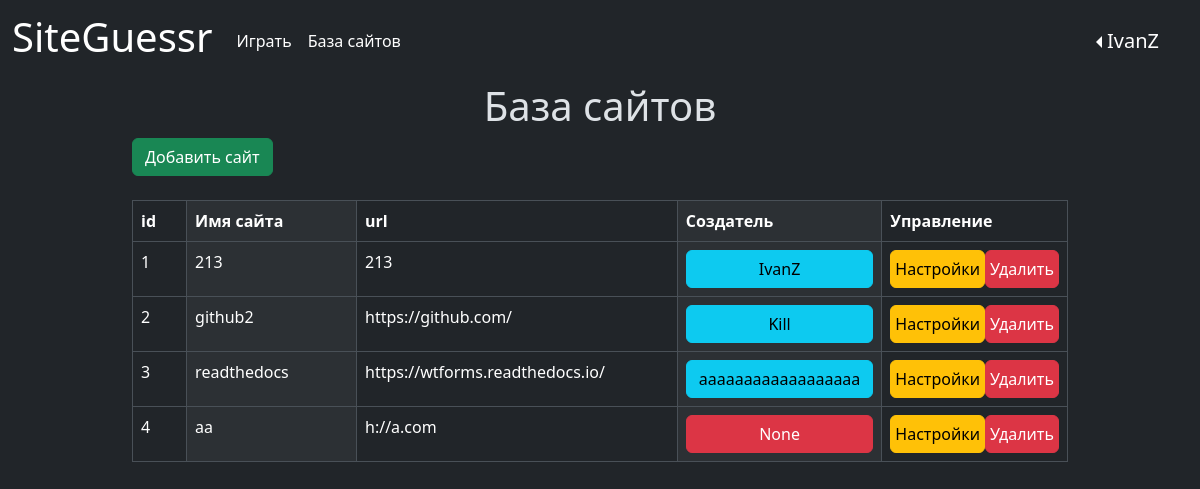
/websites (signed in), run on the app's committed database.
### data/users.py (models this page shows, shortened)
class User(SqlAlchemyBase, UserMixin, SerializerMixin):
    __tablename__ = 'user'
    id = sqlalchemy.Column(sqlalchemy.Integer,
                           primary_key=True, autoincrement=True)
    login = sqlalchemy.Column(sqlalchemy.String, unique=True, nullable=True)
    description = sqlalchemy.Column(sqlalchemy.String)  # описание
    role = sqlalchemy.Column(sqlalchemy.String, nullable=True, default="newbie")  # роль
    banned = sqlalchemy.Column(sqlalchemy.Boolean, nullable=True, default=False)  # бан
    created_date = sqlalchemy.Column(sqlalchemy.DateTime)
    modified_date = sqlalchemy.Column(sqlalchemy.DateTime)
    hashed_password = sqlalchemy.Column(sqlalchemy.String, nullable=True)
    statistic = orm.relationship("Statistic", back_populates='user', uselist=False)
    games = orm.relationship("Game", back_populates='user')
    website = orm.relationship("Website", back_populates='user')

### data/websites.py (models this page shows)
class Website(SqlAlchemyBase, SerializerMixin):
    __tablename__ = 'website'
    id = sqlalchemy.Column(sqlalchemy.Integer, primary_key=True, autoincrement=True)
    name = sqlalchemy.Column(sqlalchemy.String, nullable=True)
    url = sqlalchemy.Column(sqlalchemy.String)
    user_id = sqlalchemy.Column(sqlalchemy.Integer, sqlalchemy.ForeignKey("user.id"), nullable=True)
    user = orm.relationship('User')

### main.py (the view)
@app.route('/websites', methods=['GET', 'POST'])
@login_required
def websites():
    if not (current_user.role == 'admin' or (current_user.role == 'main admin' and current_user.banned != 1)):
        return redirect("/")
    db_sess = db_session.create_session()
    params = {"title": "База сайтов",
              "websites": [user for user in
                           db_sess.query(Website).join(User).all()]}
    return render_template("websites.html", **params)

### data/db_session.py (called while the page is built)
def create_session() -> Session:
    global __factory
    return __factory()

### main.py (called while the page is built)
@login_manager.user_loader
def load_user(user_id):
    db_sess = db_session.create_session()
    return db_sess.query(User).get(user_id)

### templates/websites.html
{% extends "base.html" %}
{% block content %}
<div class="main-body">
    <h1 class="text-center">{{ title }}</h1>
    {% if (current_user.role == "admin" or current_user.role == "main admin") and current_user.banned != 1: %}
    <div class="container">
        <a href="/website" class="btn btn-success">Добавить сайт</a>
    </div>
    <br>
    {% endif %}
    <div class="container">
        <table class="table table-striped-columns table-bordered ">
            <thead>
            <tr class="">
                <th class="col-1" scope="col">id</th>
                <th class="col-3" scope="col">Имя сайта</th>
                <th class="col-5" scope="col">url</th>
                <th class="col-1" scope="col">Создатель</th>
                <th class="col-1" scope="col">Управление</th>
            </tr>
            </thead>
            <tbody>
            {% for website in websites %}
            <tr class="-primary">
                <td>{{ loop.index }}</td>
                <td>{{ website.name }}</td>
                <td>{{ website.url }}</td>
                <td>
                    <div class="d-grid gap-2">
                        {% if website.user.banned == 0: %}
                        <a class="btn btn-info " href="/profile/{{ website.user.login }}"
                           role="button">
                            {{ website.user.login}}
                        </a>
                        {% else: %}
                        <a class="btn btn-danger " href="/profile/{{ website.user.login }}"
                           role="button">
                            {{ website.user.login}}
                        </a>
                        {% endif %}
                    </div>
                </td>
                <td>
                    {% if (website.user.login == current_user.login or current_user.role == "main admin") and
                    current_user.banned != 1 %}
                    <div class="">
                        <div class="d-flex">
                            <a class="btn btn-warning mx-auto d-grid px-1" href="/website/{{ website.id }}"
                               role="button">
                                Настройки
                            </a>
                            <a class="btn btn-danger mx-auto d-grid px-1" href="/website_delete/{{ website.id }}"
                               role="button">
                                Удалить
                            </a>
                        </div>
                    </div>
                    {% endif %}
                </td>
            </tr>
            {% endfor %}
            </tbody>
        </table>
    </div>
</div>
{% endblock %}

### templates/base.html (shortened to what this page needs)
<!DOCTYPE html>
<html lang="ru" data-bs-theme="dark">
<head>
    <link href="https://cdn.jsdelivr.net/npm/bootstrap@5.3.2/dist/css/bootstrap.min.css" rel="stylesheet"
>
    <link rel="stylesheet" type="text/css" href={{ url_for('static', filename='css/style.css') }} />
</head>
<body>
<header>
    <nav class="navbar navbar-expand">
        <div class="container-fluid">
            <a class="navbar-brand" href="/"><h1> SiteGuessr </h1></a>
            <div class="collapse navbar-collapse" id="navbarNav">
                <ul class="navbar-nav">
                    <li class="nav-item">
                        <a class="nav-link active" aria-current="page" href="/game">Играть</a>
                    </li>
                </ul>
                {% if (current_user.role == "admin" or current_user.role == "main admin") and current_user.banned != 1: %}
                <ul class="navbar-nav">
                    <li class="nav-item">
                        <a href="/websites" class="nav-link active" aria-current="page">База сайтов</a>
                    </li>
                </ul>
                {% endif %}
            </div>
            <div>
                {% if current_user.is_authenticated %}
                <div class="dropdown dropstart">
                    <button class="navbar-brand dropdown-toggle btn"
                            id="dropdownMenuLink" data-bs-toggle="dropdown" aria-expanded="false">{{
                        current_user.login
                        }}
                    </button>
                </div>
                {% else %}
                <div class="d-grid gap-2 d-md-block">
                    <a class="btn btn-primary" href="/register">Регистрация</a>
                    <a class="btn btn-success" href="/login">Авторизоваться</a>
                </div>
                {% endif %}
            </div>
        </div>
    </nav>
</header>
{% block content %} {% endblock %}
</body>
</html>

### static/css/style.css (style rules this page uses)
.main-body { margin-left: 10%; margin-right: 10%; }

### data on the page
User: login "IvanZ"
Website: name "213", url "213", user.login "IvanZ"
Website: name "github2", url "https://github.com/", user.login "Kill"
Website: name "readthedocs", url "https://wtforms.readthedocs.io/", user.login "aaaaaaaaaaaaaaaaaa"
Website: name "aa", url "h://a.com", user.login "None"

### other printed values
{{ title }} "База сайтов"
